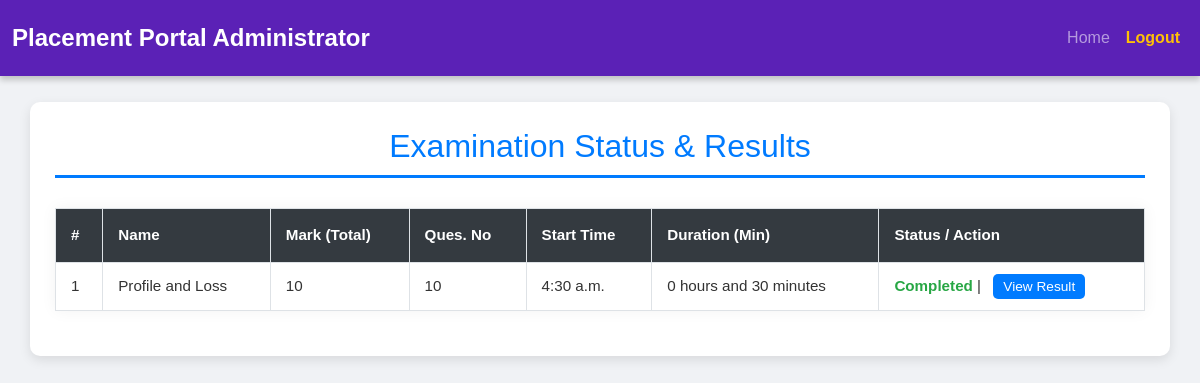
The page /logical/completedexam/ on the database its author committed.
### logical/models.py (models this page shows)
class tbl_examination(models.Model):
    examination_name=models.CharField(max_length=50)
    examination_mark=models.CharField(max_length=50)
    examination_qno=models.CharField(max_length=50)
    examination_time=models.CharField(max_length=50)
    examination_status = models.IntegerField(default=0)
    examination_date = models.DateField(null=True)
    time = models.TimeField(null=True)
    start_time = models.TimeField(null=True)
    examtype = models.ForeignKey(tbl_examtype, on_delete=models.CASCADE)

### logical/views.py (the view)
# urls.py: path('completedexam/',views.completedexam,name="completedexam"),
def completedexam(request):
    exm=tbl_examination.objects.filter(examination_status__gt=0)
    return render(request,"logical/CompletedExam.html",{"exam":exm})

### logical/Templates/logical/CompletedExam.html (shortened to what this page needs)
{% extends 'Admin/JobPost.html' %}
{% load static %}
{% block content %}
<!DOCTYPE html>
<html lang="en">
<head>
</head>
<body><br><br><br>
    <div class="container">
        <h1>Examination Status & Results</h1>
        <table class="exam-table">
            <thead>
                <tr>
                    <th>#</th>
                    <th>Name</th>
                    <th>Mark (Total)</th>
                    <th>Ques. No</th>
                    <th>Start Time</th>
                    <th>Duration (Min)</th>
                    <th>Status / Action</th>
                </tr>
            </thead>
            <tbody>
                {% for i in exam %}
                <tr>
                    <td>{{forloop.counter}}</td>
                    <td>{{i.examination_name}}</td>
                    <td>{{i.examination_mark}}</td>
                    <td>{{i.examination_qno}}</td>
                    <td>{{i.start_time}}</td>
                    <td>{{i.examination_time}}</td>
                    <td class="action-cell">
                        {% if i.examination_status == 1 %}
                            <span class="status-ongoing">On Going</span>
                            |
                            <a href="{% url 'Logical:completeexam' i.id %}" class="action-link complete-btn">Complete Exam</a>
                        {% else %}
                            <span class="status-completed">Completed</span>
                            |
                            <a href="{% url 'Logical:viewresult' i.id %}" class="action-link result-btn">View Result</a>
                        {% endif %}
                    </td>
                </tr>
                {% endfor %}
            </tbody>
        </table>
    </div>
</body>
</html>
{% endblock %}

### Admin/Templates/admin/JobPost.html (style rules this page uses)
body { background-color: #f8f9fa; padding-top: 90px; padding-bottom: 50px; }

### logical/Templates/logical/CompletedExam.html (style rules this page uses)
body { font-family: 'Arial', sans-serif; background-color: #f0f2f5; margin: 0; padding: 30px; color: #333; }
.container { max-width: 1200px; margin: 0 auto; background-color: #ffffff; padding: 25px; border-radius: 10px; box-shadow: 0 4px 12px rgba(0, 0, 0, 0.1); }
h1 { text-align: center; color: #007bff; margin-bottom: 30px; font-size: 2em; border-bottom: 3px solid #007bff; padding-bottom: 10px; }
.exam-table { width: 100%; border-collapse: collapse; margin: 20px 0; font-size: 0.95em; box-shadow: 0 0 15px rgba(0, 0, 0, 0.05); }
.exam-table th { background-color: #343a40; color: white; padding: 15px; text-align: left; font-weight: 600; border: 1px solid #dee2e6; }
.exam-table td { padding: 12px 15px; text-align: left; border: 1px solid #dee2e6; vertical-align: middle; }
.action-cell { white-space: nowrap; font-weight: 500; }
.status-completed { color: #28a745; font-weight: bold; }
.action-link { text-decoration: none; padding: 5px 10px; border-radius: 5px; font-size: 0.9em; transition: background-color 0.3s; margin-left: 8px; }
.result-btn { color: white; background-color: #007bff; }

### rows shown on the page
tbl_examination: examination_name "Profile and Loss", examination_mark "10", examination_qno "10", start_time "4:30 a.m.", examination_time "0 hours and 30 minutes", examination_status "Completed"
